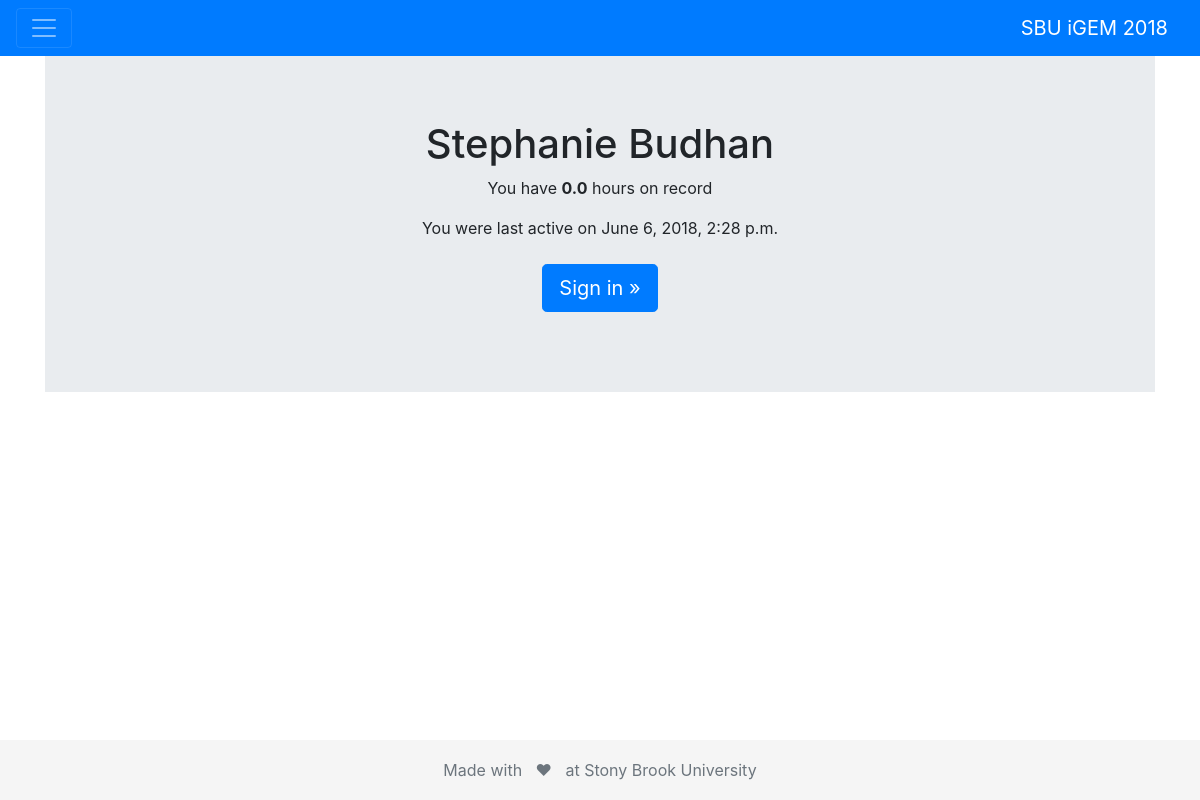
The app's page /member/sbudhan with its own data.
### mainapp/models.py (models this page shows, shortened)
class Member(models.Model):
    name = models.CharField(max_length=9, choices=constants.MEMBER_NAMES, blank=False)
    sign_in_time = models.DateTimeField(auto_now=False, default=timezone.now)
    sign_out_time = models.DateTimeField(auto_now=False, default=timezone.now)
    is_signed_in = models.BooleanField(default=False, editable=True)
    last_time_block = models.PositiveIntegerField(default=0)  # measured in minutes
    total_time = models.PositiveIntegerField(default=0)  # measured in minutes
    def get_hours(self):
        return self.total_time/60

### mainapp/views.py (the view)
# urls.py: path('member/<member_name>', views.view_member_profile, name="member_profile"),
def view_member_profile(request, member_name):
    member = get_object_or_404(Member, name=member_name)
    return render(request, 'mainapp/member_profile.html', {'member':member})

### mainapp/templates/mainapp/member_profile.html (shortened to what this page needs)
{% extends 'mainapp/base.html' %}
{% load static %}
{% block content %}
    <div class="container text-center">
        <div class="jumbotron jumbotron-fluid">
            <h1>{{ member.get_name_display }}</h1>
            <p>You have <b>{{ member.get_hours }}</b> hours on record</p>
            <p>
                {% if member.is_signed_in %}
                    You've been signed in since {{ member.sign_in_time }}<br><br>
                    <a class="btn btn-primary btn-lg" href="{% url 'member_signout' member_name=member.name %}" role="button">Sign out &raquo;</a>
                    <a class="btn btn-primary btn-lg" href="{% url 'member_time_correction' member_name=member.name %}" role="button">Forgot to sign out? &raquo;</a>
                {% else %}
                    You were last active on {{ member.sign_out_time }}<br><br>
                    <a class="btn btn-primary btn-lg" href="{% url 'member_signin' member_name=member.name %}" role="button">Sign in &raquo;</a>
                {% endif %}
            </p>
        </div>
    </div>
{% endblock %}

### mainapp/static/mainapp/css/styles.css (style rules this page uses)
body { margin-bottom: 60px; }

### records on screen
Member: name "Stephanie Budhan", get_hours "0.0", sign_out_time "June 6, 2018, 2:28 p.m."
